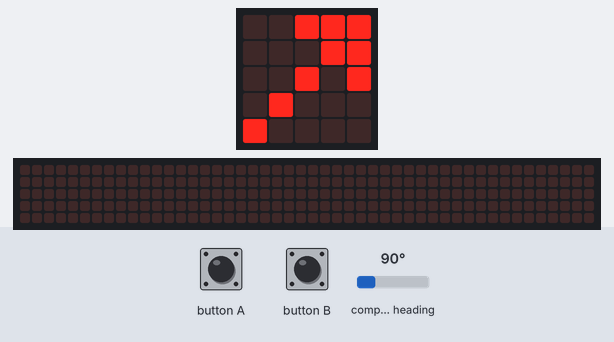
This program was run on a simulated BBC micro:bit (MakeCode). Shown: the board's 5×5 LED display, a strip that is not on the board, showing the scrolling text unrolled. The test bench sets the inputs (shaded band); at power-on: compass heading 90°. The 48×5 strip is a reading aid, not a part: it shows the text the display is scrolling, unrolled, one strip-width of it at a time; the compass is already calibrated.

Above: at 1.3 s.
1.4 s: button A pressed for 0.15 s
At 2.07 s:
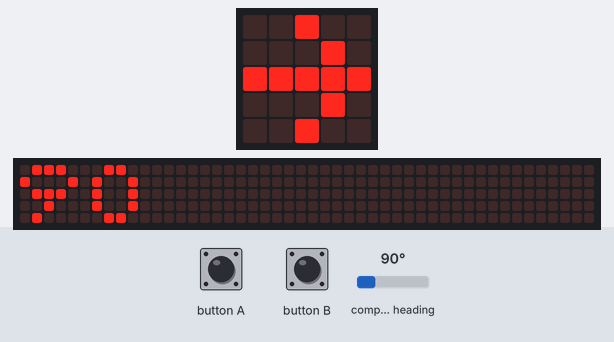
2.1 s: button B pressed for 0.15 s
At 2.22 s:
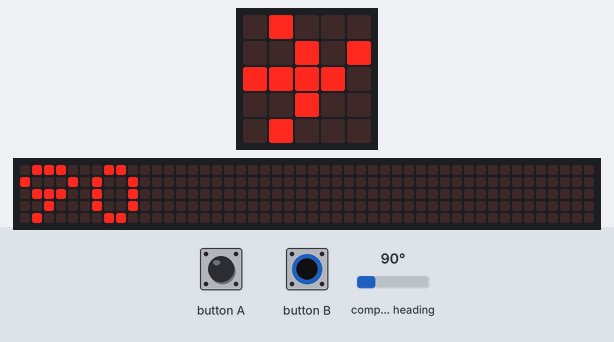
2.8 s: button A pressed for 0.15 s
3.5 s: compass heading set to 7°
At 5.6 s:
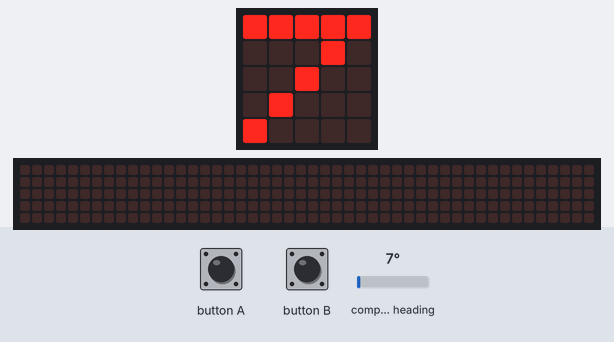
Timing chart, 0 to 7.1 s (numbered marks = the images above; inputs shaded):
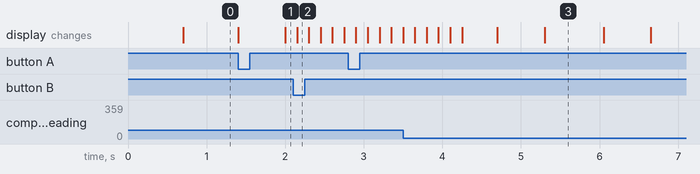

The program:

main.ts
```typescript
let direccion = 0
input.onButtonPressed(Button.A, function () {
    basic.showNumber(input.compassHeading())
})
input.onButtonPressed(Button.B, function () {
    direccion = input.compassHeading()
    if (direccion >= 337 && direccion < 23) {
        basic.showArrow(ArrowNames.North)
    } else if (direccion >= 23 && direccion < 68) {
        basic.showArrow(ArrowNames.NorthEast)
    } else if (direccion >= 68 && direccion < 113) {
        basic.showArrow(ArrowNames.East)
    } else {

    }
})
basic.forever(function () {
    basic.showArrow(ArrowNames.North)
    basic.pause(100)
    basic.showArrow(ArrowNames.NorthEast)
    basic.pause(100)
    basic.showArrow(ArrowNames.East)
    basic.pause(100)
    basic.showArrow(ArrowNames.SouthEast)
    basic.pause(100)
    basic.showArrow(ArrowNames.South)
    basic.pause(100)
    basic.showArrow(ArrowNames.SouthWest)
    basic.pause(100)
    basic.showArrow(ArrowNames.West)
    basic.pause(100)
    basic.showArrow(ArrowNames.NorthWest)
    basic.pause(100)
})
```

test.ts
```typescript
// aquí va el archivo "tests"; esto no se compilará cuando este paquete se utilice como una extensión.
```

Measured:
- after the input at 1.4 s, the display: first differs from a run without the input after 0.60 s (image 1)
- after the input at 3.5 s, the display: first differs from a run without the input after 1.8 s (image 3)
